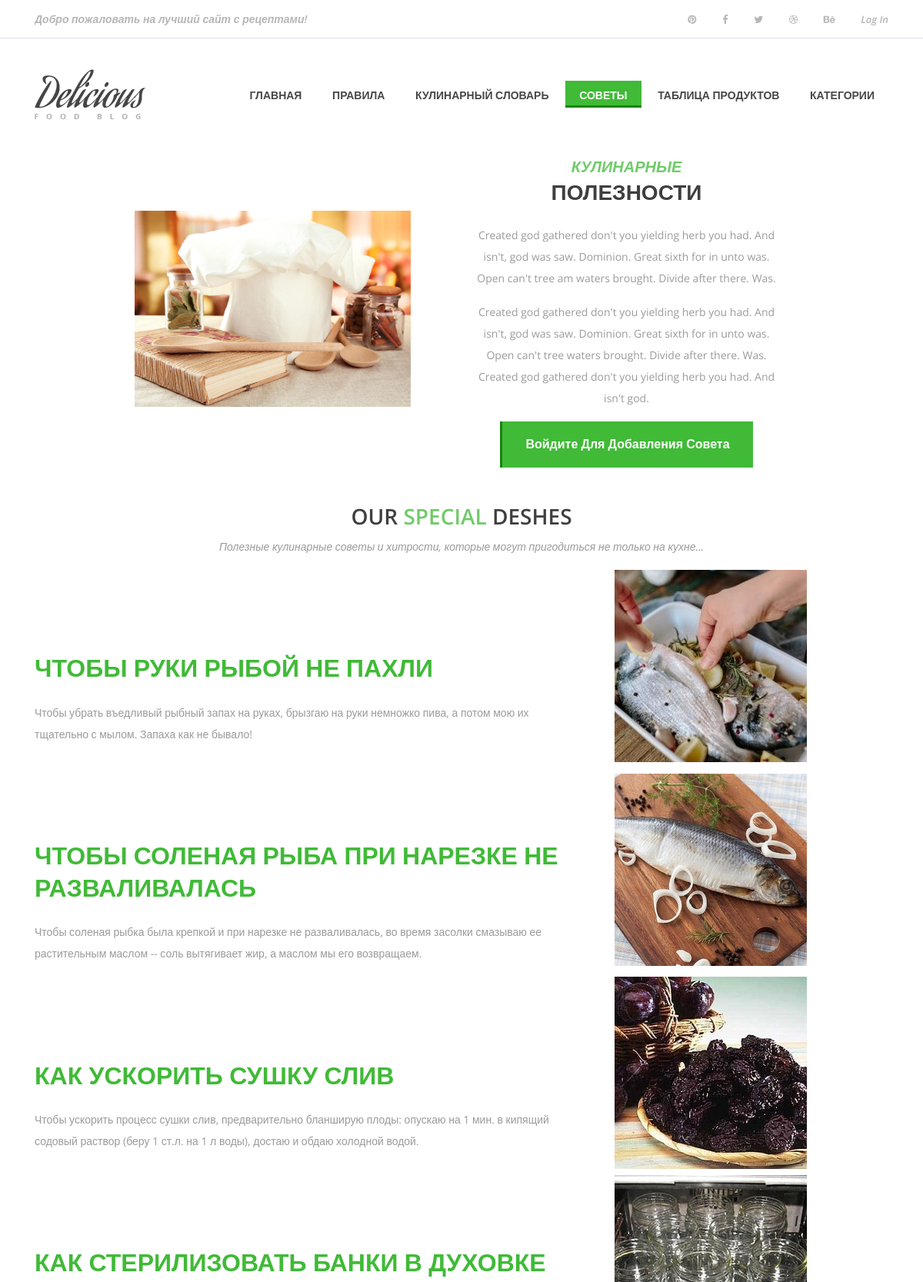
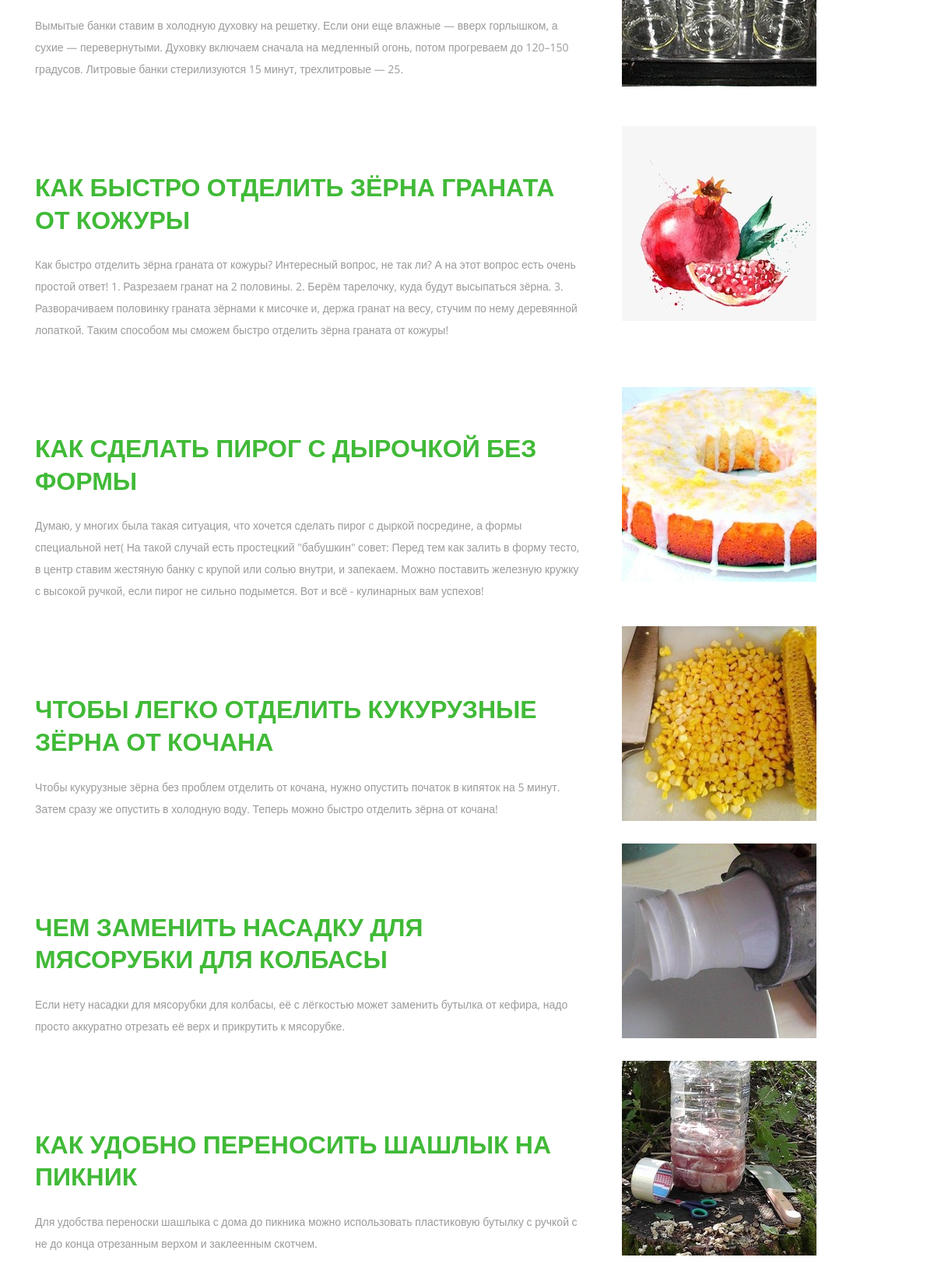
/recomendation/ (upper part), run on the app's committed database (2 pictures, top to bottom).
### main/models.py (models this page shows, shortened)
class Recommendation(models.Model):
    RecommendationID = models.AutoField(primary_key=True)
    Name = models.CharField(max_length=100)
    Instruction = models.TextField()
    Img = models.ImageField(height_field=None, width_field=None, null=True, blank=True)
    CreateDate = models.DateTimeField(auto_now=True)
    Userid = models.ForeignKey(User, on_delete=models.CASCADE)
    class Meta:
        verbose_name = 'Совет'
        verbose_name_plural = 'Советы'

### main/views.py (the view)
# urls.py: path('recomendation/', views.recom),
def recom(request):
    recomendation = Recommendation.objects.all()
    return render(request, 'main/recomendation.html', {'recomendation': recomendation})

### main/templates/main/recomendation.html (shortened to what this page needs)
{% load static %}
<!DOCTYPE html>
<html lang="ru">
  <head>
    <link
      href="https://cdn.jsdelivr.net/npm/bootstrap@5.0.0/dist/css/bootstrap.min.css"
      rel="stylesheet"
    />
    <link rel="stylesheet" href="{% static 'preloaderstyle.css' %}">
    <link rel="stylesheet" href="{% static 'recomendationstyle/css/style.css' %}" />
    <link rel="stylesheet" href="{% static 'style.css' %}" />
  </head>
  <body>
    <header class="header-area">
      <div class="top-header-area">
        <div class="container h-100">
          <div class="row h-100 align-items-center justify-content-between">
            <div class="col-12 col-sm-6">
              <div class="breaking-news">
                <div id="breakingNewsTicker" class="ticker">
                  <ul>
                    <li><a href="#">Добро пожаловать на лучший сайт с рецептами!</a></li>
                </ul>
                </div>
              </div>
            </div>
            <div class="col-12 col-sm-6">
              <div class="top-social-info text-right">
                <a href="#"
                  ><i class="fa fa-pinterest" aria-hidden="true"></i
                ></a>
                <a href="#"
                  ><i class="fa fa-facebook" aria-hidden="true"></i
                ></a>
                <a href="#"><i class="fa fa-twitter" aria-hidden="true"></i></a>
                <a href="#"
                  ><i class="fa fa-dribbble" aria-hidden="true"></i
                ></a>
                <a href="#"><i class="fa fa-behance" aria-hidden="true"></i></a>
                {% if user.is_authenticated %}
                <a href="{% url 'logout' %}"
                  ><i aria-hidden="true">Log out</i></a
                >
                {% else %}
                <a href="{% url 'login' %}"><i aria-hidden="true">Log In</i></a>
                {% endif %}
              </div>
            </div>
          </div>
        </div>
      </div>
      <div class="delicious-main-menu">
        <div class="classy-nav-container breakpoint-off">
          <div class="container">
            <nav
              class="classy-navbar justify-content-between"
              id="deliciousNav"
            >
              <a class="nav-brand" href="../"
                ><img src="{% static 'img/core-img/logo.png' %}" alt=""
              /></a>
              <div class="classy-menu">
                <div class="classynav">
                  <ul>
                    <li><a href="../">Главная</a></li>
                    <li><a href="../equipmentTips/">Правила</a></li>
                    <li><a href="../dictionary/">Кулинарный словарь</a></li>
                    <li class="active"><a href="../recomendation/">Советы</a></li>
                    <li><a href="../tableproduct/">Таблица продуктов</a></li>
                    <li><a href="../category/">Категории</a></li>
                  </ul>
                </div>
              </div>
            </nav>
          </div>
        </div>
      </div>
    </header>
    <section class="welcome-area section-padding2">
      <div class="container-fluid">
        <div class="row">
          <div class="col-md-6 align-self-center">
            <div class="welcome-img">
              <img
                src="{% static 'recomendationstyle/images/recome.jpg' %}"
                class="img-fluid redo"
                alt=""
              />
            </div>
          </div>
          <div class="col-md-6 align-self-center">
            <div class="welcome-text mt-5 mt-md-0 redou1">
              <h3 class="redou">
                <span class="style-change">Кулинарные</span> <br />полезности
              </h3>
              <p class="pt-3">
                Created god gathered don't you yielding herb you had. And isn't,
                god was saw. Dominion. Great sixth for in unto was. Open can't
                tree am waters brought. Divide after there. Was.
              </p>
              <p>
                Created god gathered don't you yielding herb you had. And isn't,
                god was saw. Dominion. Great sixth for in unto was. Open can't
                tree waters brought. Divide after there. Was. Created god
                gathered don't you yielding herb you had. And isn't god.
              </p>
              {% if user.is_authenticated %}
              <a
                href="createrecom/"
                class="btn delicious-btn"
                data-animation="fadeInUp"
                data-delay="1000ms"
                >Добавить полезность</a
              >
              {% else %}
              <a
                href="/accounts/login"
                class="btn delicious-btn"
                data-animation="fadeInUp"
                data-delay="1000ms"
                >Войдите для добавления совета</a
              >
              {% endif %}
            </div>
          </div>
        </div>
      </div>
    </section>
    <div class="deshes-area section-padding">
      <div class="container">
        <div class="row">
          <div class="col-lg-12">
            <div class="section-top2 text-center">
              <h3 class="redou">Our <span>special</span> deshes</h3>
              <p>
                <i
                  >Полезные кулинарные советы и хитрости, которые могут пригодиться не только на кухне...</i
                >
              </p>
            </div>
          </div>
        </div>
        {% for el in recomendation %}
        <div class="row">
          <div class="col-lg-5 col-md-6 align-self-center">
            <div class="deshes-text">
              <h2>
                <span>{{ el.Name }}</span><br />
              </h2>
              <p class="pt-3">
               {{ el.Instruction }}
              </p>
            </div>
          </div>
          <div class="col-lg-5 offset-lg-2 col-md-6 align-self-center mt-4 mt-md-0">
            <img src="{{ el.Img.url }}" class=" redo1" />
          </div>
        </div>
        {% endfor %}
      </div>
    </div>
  </body>
</html>

### main/static/preloaderstyle.css (style rules this page uses)
h3 { position: relative; margin: 0 auto; top: 0; text-transform: uppercase; font-weight: 400; width: 100vw; text-align: center; font-size: 3vh; color: #ffffff; opacity: 0.75; animation: pulse 2.5s linear infinite; }

### main/static/recomendationstyle/css/style.css (style rules this page uses)
.redo { margin-left:20%; max-width: 70% !important; }
.redo1 { margin-left:20%; max-width: 70% !important; }
.welcome-area .style-change { color: #40ba37; font-style: italic; }
.welcome-area .welcome-img { padding-left: 10%; }
.welcome-area .welcome-text { padding-right: 50%; }
@media (min-width: 1200px) and (max-width: 1440px) { .welcome-area .welcome-text { padding-right: 30%; } }
.style-change { color: #40ba37; font-family: "Roboto", sans-serif; font-size: 20px; font-weight: 700; -webkit-transition: 0.5s; -moz-transition: 0.5s; -o-transition: 0.5s; transition: 0.5s; }
.style-change { color: #131230; }
.deshes-area span { color: #40ba37; }
.deshes-area .deshes-text { margin-top: 100px; padding-left: 0px; width: 700px; }
.section-top2 { margin-top: 45px; }

### main/static/style.css (style rules this page uses)
* { margin: 0; padding: 0; }
body { font-family: "Open Sans", sans-serif; font-size: 14px; }
h1, h2, h3, h4, h5, h6 { color: #000000; line-height: 1.3; font-weight: 600; }
p { color: #9b9b9b; font-size: 14px; line-height: 2; font-weight: 400; }
a, a:hover, a:focus { -webkit-transition-duration: 500ms; transition-duration: 500ms; text-decoration: none; outline: 0 solid transparent; color: #000000; font-weight: 600; font-size: 14px; color: #474747; }
ul, ol { margin: 0; }
ul li, ol li { list-style: none; }
img { height: auto; max-width: 100%; }
.delicious-btn { display: inline-block; min-width: 160px; height: 60px; color: #ffffff; border: none; border-left: 3px solid #1c8314; border-radius: 0; padding: 0 30px; font-size: 16px; line-height: 58px; font-weight: 600; -webkit-transition-duration: 500ms; transition-duration: 500ms; text-transform: capitalize; background-color: #40ba37; }
.header-area { position: relative; z-index: 100; width: 100%; }
.header-area .top-header-area { width: 100%; height: 50px; background-color: #ffffff; border-bottom: 1px solid #dddee9; }
.header-area .top-header-area .breaking-news .ticker { width: 100%; text-align: left; position: relative; overflow: hidden; }
.header-area .top-header-area .breaking-news .ticker ul { width: 100%; position: relative; z-index: 1; }
.header-area .top-header-area .breaking-news .ticker ul li { display: none; width: 100%; }
.header-area .top-header-area .breaking-news .ticker ul li a { font-size: 14px; color: #b6b6b6; font-style: italic; }
.header-area .top-header-area .top-social-info a { display: inline-block; color: #b6b6b6; font-size: 13px; margin-right: 30px; }
.header-area .top-header-area .top-social-info a:last-child { margin-right: 0; }
.header-area .delicious-main-menu { position: relative; width: 100%; z-index: 100; height: 145px; }
.header-area .delicious-main-menu .classy-nav-container { background-color: transparent; }
.header-area .delicious-main-menu .classy-navbar { height: 145px; padding: 0; }
.header-area .delicious-main-menu .classy-navbar .classynav ul li a { font-weight: 600; }
.header-area .delicious-main-menu .classy-navbar .classynav > ul > li > a { text-transform: uppercase; padding: 12px 18px 11px; background-color: transparent; border-bottom: 3px solid transparent; line-height: 1; color: #474747; font-weight: 600; }
.header-area .delicious-main-menu .classy-navbar .classynav > ul > li.active > a { color: #ffffff; background-color: #40ba37; border-bottom: 3px solid #1c8314; }
.header-area .delicious-main-menu .classy-navbar .classynav > ul > li.active > a::after { color: #ffffff; }

### main/templates/main/recomendation.html (style rules this page uses)
.redou { width: 100%; }
.redou1 { text-align: center !important; }

### data on the page
Recommendation: Name "ЧТОБЫ РУКИ РЫБОЙ НЕ ПАХЛИ", Instruction "Чтобы убрать въедливый рыбный запах на руках, брызгаю на руки немножко пива, а потом мою их тщательно с мылом. Запаха как не бывало!", Img (picture)
Recommendation: Name "ЧТОБЫ СОЛЕНАЯ РЫБА ПРИ НАРЕЗКЕ НЕ РАЗВАЛИВАЛАСЬ", Instruction "Чтобы соленая рыбка была крепкой и при нарезке не разваливалась, во время засолки смазываю ее растительным маслом -- соль вытягивает жир, а маслом мы его возвращаем.", Img (picture)
Recommendation: Name "КАК УСКОРИТЬ СУШКУ СЛИВ", Instruction "Чтобы ускорить процесс сушки слив, предварительно бланширую плоды: опускаю на 1 мин. в кипящий содовый раствор (беру 1 ст.л. на 1 л воды), достаю и обдаю холодной водой.", Img (picture)
Recommendation: Name "КАК СТЕРИЛИЗОВАТЬ БАНКИ В ДУХОВКЕ", Instruction "Вымытые банки ставим в холодную духовку на решетку. Если они еще влажные — вверх горлышком, а сухие — перевернутыми. Духовку включаем сначала на медленный огонь, потом прогреваем до 120–150 градусов. Литровые банки стерилизуются 15 минут, трехлитровые — 25.", Img (picture)
Recommendation: Name "КАК БЫСТРО ОТДЕЛИТЬ ЗЁРНА ГРАНАТА ОТ КОЖУРЫ", Instruction "Как быстро отделить зёрна граната от кожуры? Интересный вопрос, не так ли? А на этот вопрос есть очень простой ответ! 1. Разрезаем гранат на 2 половины. 2. Берём тарелочку, куда будут высыпаться зёрна. 3. Разворачиваем половинку граната зёрнами к мисочке и, держа гранат на весу, стучим по нему деревянной лопаткой. Таким способом мы сможем быстро отделить зёрна граната от кожуры!", Img (picture)
Recommendation: Name "КАК СДЕЛАТЬ ПИРОГ С ДЫРОЧКОЙ БЕЗ ФОРМЫ", Instruction "Думаю, у многих была такая ситуация, что хочется сделать пирог с дыркой посредине, а формы специальной нет( На такой случай есть простецкий \"бабушкин\" совет: Перед тем как залить в форму тесто, в центр ставим жестяную банку с крупой или солью внутри, и запекаем. Можно поставить железную кружку с высокой ручкой, если пирог не сильно подымется. Вот и всё - кулинарных вам успехов!", Img (picture)
Recommendation: Name "ЧТОБЫ ЛЕГКО ОТДЕЛИТЬ КУКУРУЗНЫЕ ЗЁРНА ОТ КОЧАНА", Instruction "Чтобы кукурузные зёрна без проблем отделить от кочана, нужно опустить початок в кипяток на 5 минут. Затем сразу же опустить в холодную воду. Теперь можно быстро отделить зёрна от кочана!", Img (picture)
Recommendation: Name "ЧЕМ ЗАМЕНИТЬ НАСАДКУ ДЛЯ МЯСОРУБКИ ДЛЯ КОЛБАСЫ", Instruction "Если нету насадки для мясорубки для колбасы, её с лёгкостью может заменить бутылка от кефира, надо просто аккуратно отрезать её верх и прикрутить к мясорубке.", Img (picture)
Recommendation: Name "КАК УДОБНО ПЕРЕНОСИТЬ ШАШЛЫК НА ПИКНИК", Instruction "Для удобства переноски шашлыка с дома до пикника можно использовать пластиковую бутылку с ручкой с не до конца отрезанным верхом и заклеенным скотчем.", Img (picture)
